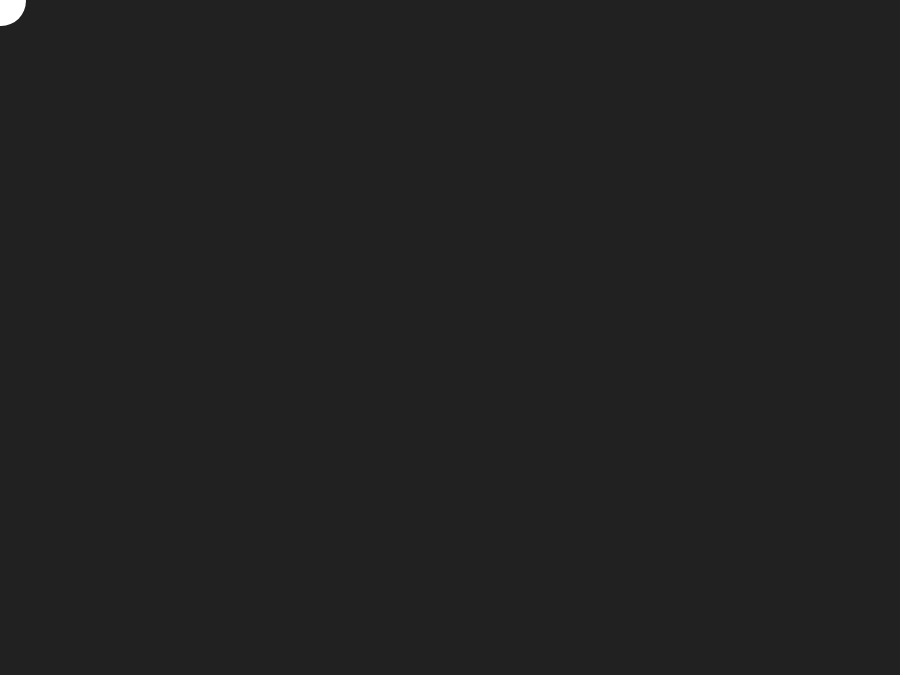
Frame 1 (no input)
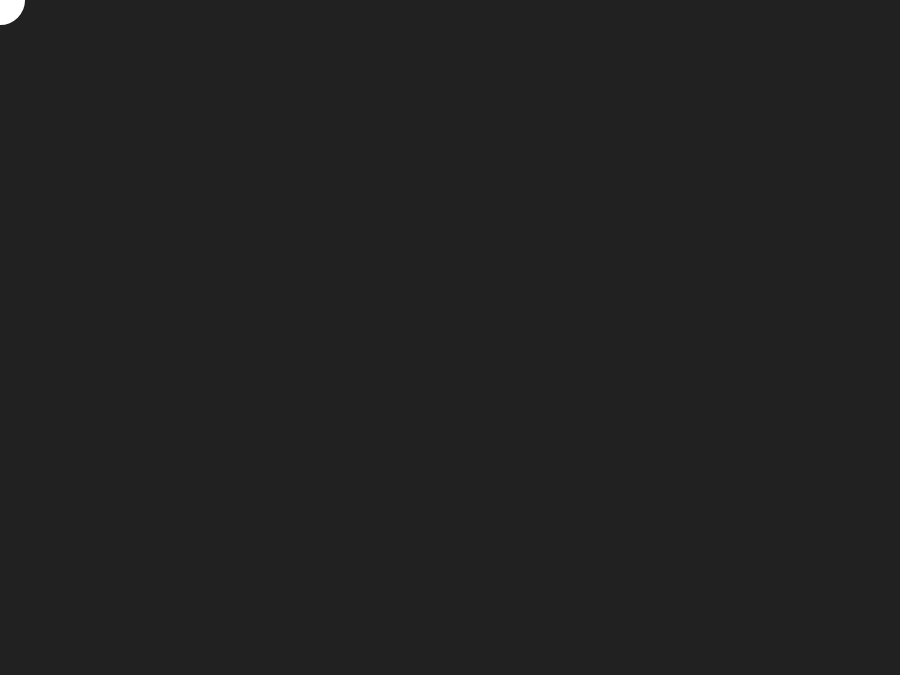
Frame 60 (no input)
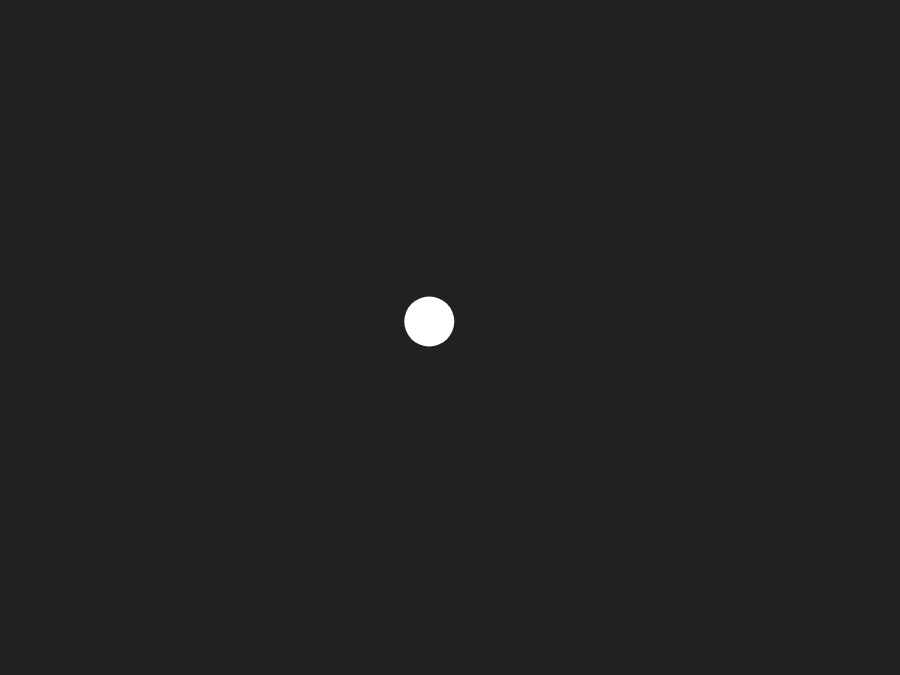
Frame 120 (the mouse pressed at the canvas centre since frame 60)

The p5.js sketch that drew these frames (run headless with seeded random() and noise() and a simulated clock; from frame 60 on, the mouse is pressed at the canvas centre):

// p5.js sketch
// ── sketch.js
let x = 1;
let y = 1;
let easing = 0.05;

function setup() {
  createCanvas(900, 675);
  noStroke();
}

function draw() {
  background(33);
  let dx = mouseX - x;
  x += dx * easing;

  let dy = mouseY - y;
  y += dy * easing;
  ellipse(x, y, 50);
}
